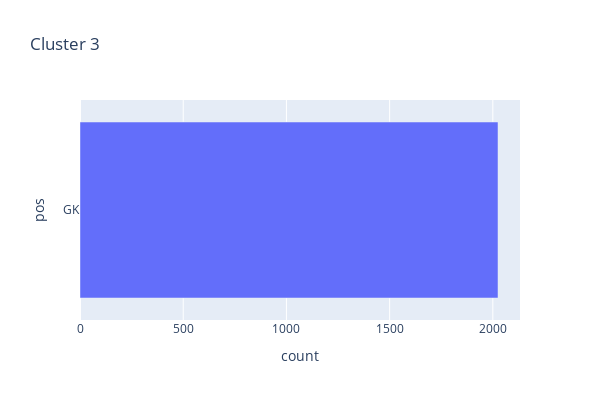

Notebook source saved alongside this figure:
### Code cell
print("Cluster 4")
pos=list()
count=list()
for j in clusts[3]:
    pos.append(j)
    count.append(clusts[3][j])
    #making a pandas df to store this
d = pd.DataFrame()
d['pos'] = pos
d['count'] = count
d = d.sort_values(by=['count'])
fig = px.bar(d, x="count", y="pos",title="Cluster "+str(3),width=600,height=400)
fig.show()

### Figure 1 — Plotly figure (JSON) as saved in the notebook; plotly's stock layout.template omitted (floating-point values rounded to 4 significant figures)
{"data": [{"alignmentgroup": "True", "hovertemplate": "count=%{x}<br>pos=%{y}<extra></extra>", "legendgroup": "", "marker": {"color": "#636efa"}, "name": "", "offsetgroup": "", "orientation": "h", "showlegend": false, "textposition": "auto", "type": "bar", "x": [2025], "xaxis": "x", "y": ["GK"], "yaxis": "y"}], "layout": {"barmode": "relative", "height": 400, "legend": {"tracegroupgap": 0}, "title": {"text": "Cluster 3"}, "width": 600, "xaxis": {"anchor": "y", "domain": [0, 1], "title": {"text": "count"}}, "yaxis": {"anchor": "x", "domain": [0, 1], "title": {"text": "pos"}}}}
